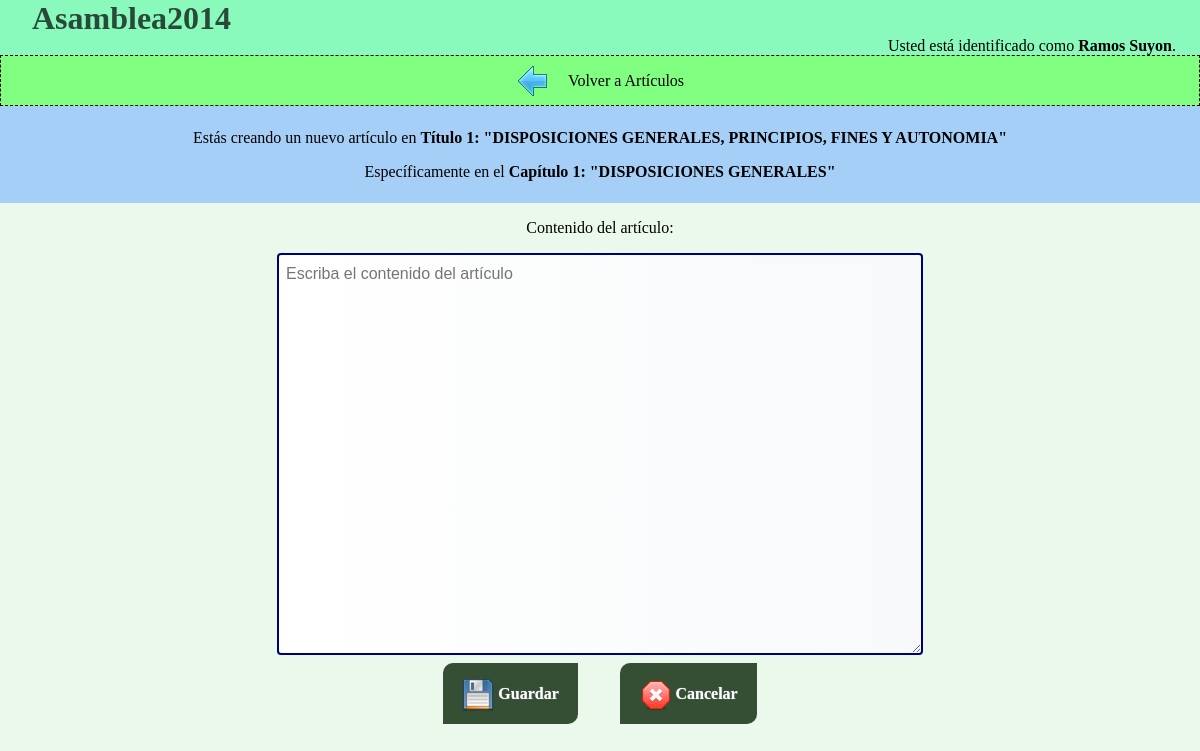
The app's page /nuevoArticulo.php (signed in) with its own data.
### tables this page shows
CREATE TABLE titulo(
	ID_Titulo int AUTO_INCREMENT PRIMARY KEY,
	descripcionTit varchar (99) NOT NULL,
	numeroTit int NOT NULL,
	ID_Modificacion int NOT NULL,
	FOREIGN KEY (ID_Modificacion) REFERENCES modificacion(ID_Modificacion)
);

CREATE TABLE capitulo(
	ID_Capitulo int AUTO_INCREMENT PRIMARY KEY,
	descripcionCap varchar(255),
	numeroCap int NOT NULL,
	ID_Modificacion int,
	ID_Titulo int,
	FOREIGN KEY (ID_Modificacion) REFERENCES modificacion(ID_Modificacion),
	FOREIGN KEY (ID_Titulo) REFERENCES Titulo(ID_Titulo)
);

### scripts/funciones.php (called while the page is built, shortened)
<?php
function getInfoTit($t)
{
	$resultado = mysqli_query($GLOBALS['conexion'], "SELECT * FROM titulo WHERE ID_Titulo=".$t);
	$fila = mysqli_fetch_row($resultado);
	return $fila;
}
function getInfoCap($c)
{
	$resultado = mysqli_query($GLOBALS['conexion'], "SELECT * FROM capitulo WHERE ID_Capitulo=".$c);
	$fila = mysqli_fetch_row($resultado);
	return $fila;
}
?>

### nuevoArticulo.php (the view, shortened to what this page needs)
<?php
include ('scripts/funciones.php');
if( haIniciadoSesion() )
{
    if( isset($_GET['cap']) )
    {
        $nro = intval($_GET['cap']);
        if( $nro<=1 ) $nro=1;
    }
    else $nro = 1;
    $infoCap = getInfoCap( $nro );
    $infoTit = getInfoTit( $infoCap[4] );
} else header('Location: login.php');
?>
<!DOCTYPE html>
<html lang="es">
<head>
    <link rel="stylesheet" href="css/estilos.css">
</head>
<body>
    <?php
        require_once 'header.php';
    ?>
    <nav class="volver">
        <a href="articulos.php?cap=<?php echo $infoCap[0] ?>" title="Ir atrás"><img src="img/Volver.png" alt="Volver" class="imgVolver"></a>
        <label>Volver a Artículos</label>
    </nav>
    <header class="actual">
        <p>Estás creando un nuevo artículo en <strong>Título <span><?= $infoTit[2] ?></span>: "<?= $infoTit[1] ?>"</strong></p>
        <p>Específicamente en el <strong>Capítulo <span><?= $infoCap[2] ?></span>: "<?=$infoCap[1] ?>"</strong></p>
    </header>
    <form class="formAjax" action="">
        <p>Contenido del artículo:</p>
        <textarea id="txtContenido" class="areaRedaccion" placeholder="Escriba el contenido del artículo" cols="66" rows="21"></textarea>
        <div id="btnGuardar" class="edicion-boton">
            <img src="img/guardar.png" alt="Guardar">
            Guardar
        </div>
        <a href="articulos.php?cap=<?php echo $infoCap[4] ?>" class="edicion-boton">
            <img src="img/cancelar.png" alt="Cancelar">
            Cancelar
        </a>
    </form>
</body>
</html>

### css/estilos.css (style rules this page uses)
body { font-size: 16px; margin: 0; padding: 0; text-align: center; width: 100%; background: rgba(232, 249, 233, 0.9); overflow: hidden; }
a { text-decoration: none; }
label { vertical-align: middle; }
.edicion-boton { background: rgba(20, 50, 20, 0.85); color: white; line-height: 3em; display: inline-block; font-weight: bold; margin: 0.5em 1.2em; max-width: 15em; padding: 0.4em 1.2em; border-radius: 10px 0 10px 0; text-shadow: 0 0 1px #aaa; -webkit-transition:all 100ms linear; -moz-transition:all 100ms linear; -o-transition:all 100ms linear; transition:all 100ms linear; border-color: transparent; }
.menu-boton img, .edicion-boton img { vertical-align: middle; }
.volver { background: #80FF80; border: dashed 1px; line-height: 3em; }
.volver label, .volver img { vertical-align: middle; margin: 0 0.5em; }
.actual { background: rgba(120, 180, 255, 0.6); padding: 0.4em 0; }
.areaRedaccion { border: 2px solid rgb(0, 0, 120); padding-left: 7px; padding-right: 7px; padding-top: 10px; padding-bottom: 10px; border-radius: 4px; -moz-border-radius: 4px; -webkit-border-radius: 4px; -o-border-radius: 4px; background: #FFFFFF; background: linear-gradient(left, #FFFFFF, #F7F9FA); background: -moz-linear-gradient(left, #FFFFFF, #F7F9FA); background: -webkit-linear-gradient(left, #FFFFFF, #F7F9FA); background: -o-linear-gradient(left, #FFFFFF, #F7F9FA); color: #2E3133; display: block; margin: 0 auto; font-family: Arial,Sans-serif; font-size: 1em; }

### records on screen
titulo: numeroTit "1", descripcionTit "DISPOSICIONES GENERALES, PRINCIPIOS, FINES Y AUTONOMIA"
capitulo: numeroCap "1", descripcionCap "DISPOSICIONES GENERALES"

### other values on screen
$_SESSION['nombre'] "Ramos Suyon"
